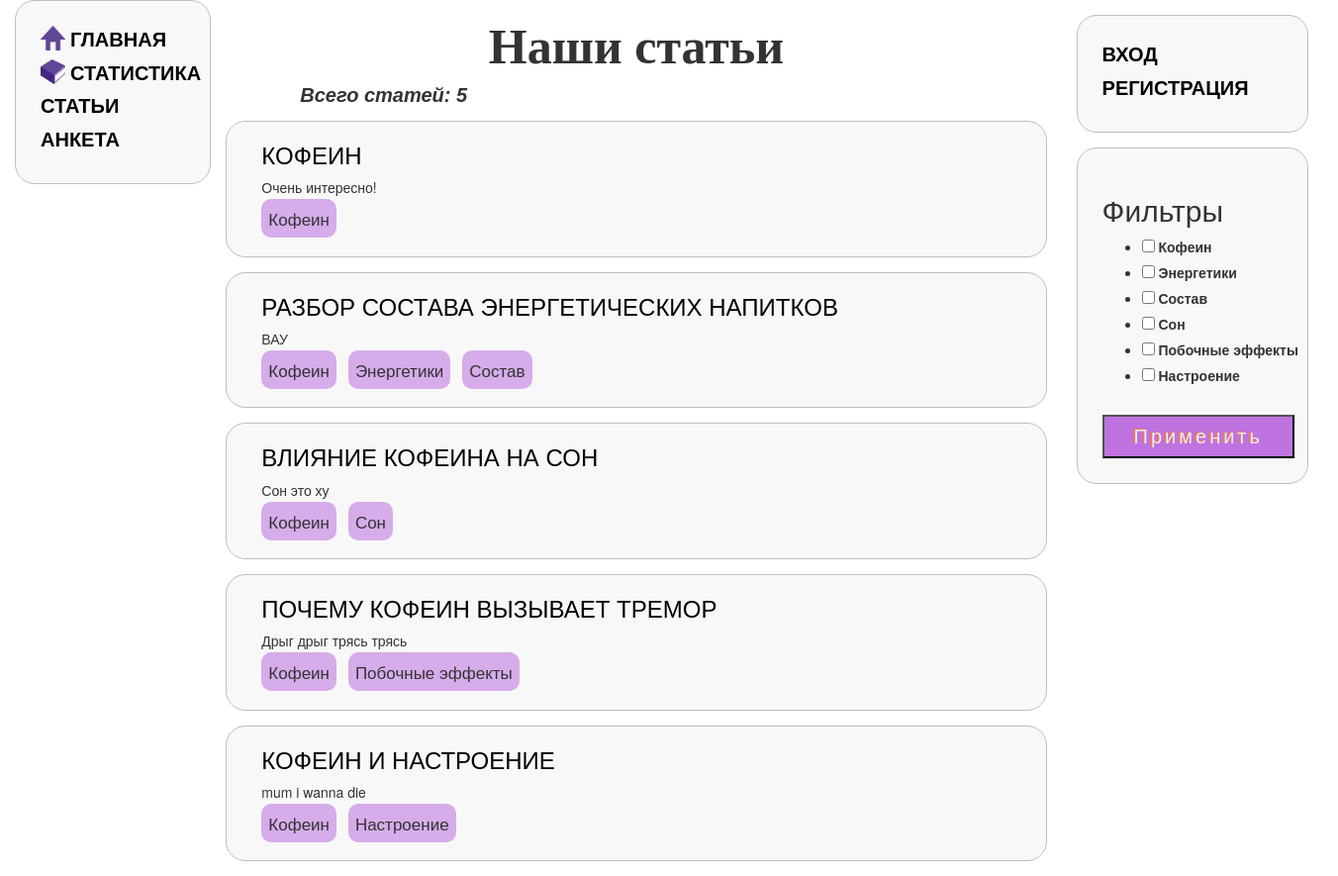
The page /caffeine/articles/ on the database its author committed.
### catalog/models.py (models this page shows, shortened)
class Article(models.Model):
    article_id = models.AutoField(primary_key=True)
    title = models.TextField()
    summary = models.TextField(null=True)
    tags = models.TextField(null=True)
    template = models.TextField(default='base_article')
    class Meta:
        pass
    def create_dict(self):
        return {'title': self.title, 'tags': [i.capitalize().replace('_', ' ') for i in self.tags.split()],
                'summary': self.summary, 'id': self.article_id}

### catalog/views.py (the view)
# urls.py: urlpatterns += [path('articles/', views.articles_view, name="articles")]
def articles_view(request):
    num = Article.objects.all().count()
    articles_list = [i.create_dict() for i in Article.objects.all()]
    form = Articles_filter()
    filters = None
    if request.method == 'POST':
        req = dict(request.POST)
        if 'filter_field' in req.keys():
            filters = req['filter_field']
            articles_list = [i for i in articles_list if set(i['tags']).intersection(set(filters))]
            num = len(articles_list)
    return render(request, 'articles.html', {'num': num, 'articles_list': articles_list,
                                             'form': form, 'filters': filters})

### catalog/forms.py
class Articles_filter(forms.Form):
    tag_list = []
    articles = Article.objects.all()
    for i in articles:
        for j in i.create_dict()['tags']:
            if j not in tag_list:
                tag_list.append(j)
    filter_list = [(i, i) for i in tag_list]
    filter_field = forms.MultipleChoiceField(widget=forms.CheckboxSelectMultiple, choices=filter_list)

### templates/articles.html (shortened to what this page needs)
{% extends "base_generic.html" %}
{% block content %}
<h1 class="h1_class">Наши статьи</h1>
<h3 class="h3_class">{% if not filters %}Всего статей{% else %} Количество статей содержащих {% for tag in filters %}<span class="tag">{{tag}}</span>{% endfor %}{% endif %}: {{ num }}</h3>
{% for article in articles_list %}
<div class="questionary">
    <a href={{article.id}}><h3>{{article.title}}</h3></a>
    <p>{{article.summary}}</p>
    {% for tag in article.tags %}
    <span class="tag">{{tag}}</span>
    {% endfor %}
</div>
{% endfor %}
{% endblock %}
{% block right-col %}
<h2>Фильтры</h2>
<form method="post" action="{% url 'articles' %}">
    <table>
        {% for question in form %}
            <tr>
              <td>{{ question }}</td>
            </tr>
        {% endfor %}
    </table>
    <div class="button_field">
        <input class="next_button" type="submit" value="Применить" />
    </div>
</form>
{% endblock %}

### templates/base_generic.html (shortened to what this page needs)
<!DOCTYPE html>
<html lang="en">
<head>
  <link rel="stylesheet" href="https://maxcdn.bootstrapcdn.com/bootstrap/3.3.7/css/bootstrap.min.css">
  {% load static %}
  {% load static %}
  <link rel="stylesheet" href="{% static 'css/styles.css' %}">
   <link rel="stylesheet" href="{% static 'css/popupstyles.css' %}">
</head>
<body>
<div class="container">
  <div class="first-col">
    {% block sidebar %}
      <div class="style container-col">
          <div class="link1"><img class="icon" src="{% static 'img/home.png' %}"><a class="letters_sb" href="{% url 'index' %}">Главная</a></div>
          <div class="link1"><img class="icon" src="{% static 'img/book.png' %}"><a class="letters_sb" href="{% url 'statistic' %}">Статистика</a></div>
          <div class="link1"><a class="letters_sb" href="{% url 'articles' %}">Статьи</a></div>
          <div class="link1"><a class="letters_sb" href="{% url 'questionary' %}">Анкета</a></div>
  </div>
    {% endblock %}
</div>
      <div class="second-col">
      {% block content %}{% endblock %}
      </div>
      <div class="third-col">
      <div class="style"> {% if user.is_authenticated %}
          <dd class="letters_sb">Пользователь: {{ user.get_username }}</dd>
          <dd class="letters_sb"><a href="{% url 'logout'%}?next={{request.path}}">Выход</a></dd>
          {% else %}
          <dd class="letters_sb"><a href="{% url 'login'%}?next={{request.path}}">Вход</a></dd>
          <dd class="letters_sb"><a href="{% url 'registration' %}">Регистрация</a></dd>{% endif %}
      </div><div class="style"> {% block right-col %}{% endblock %}</div></div>
  </div>
</body>
</html>

### catalog/static/css/styles.css (style rules this page uses)
.style { border-style: solid; border-radius: 20px; border-color: #bebebe; border-width: 1px; background-color:#f8f8f8; margin: 15px; padding: 25px; }
.letters_sb { font-weight: 700; font-size: 20px; font-family: sans-serif; margin-bottom: 5px; }
a { color: black; text-decoration: none; text-transform: uppercase; cursor: pointer; }
.questionary { border-style: solid; border-radius: 20px; border-color: #bebebe; border-width: 1px; background-color:#f8f8f8; margin: 15px; padding-left: 35px; padding-bottom: 25px; }
.next_button { position: relative; display: inline-block; padding: 10px 30px; margin-right: 10px; text-decoration: none; font-family: sans-serif; font-size: 20px; line-height: 1; letter-spacing: 3px; color: #E8EFF1; text-shadow: -2px -1px #F17555; background: #be73e0; transition: .3s; }
.button_field { margin-left: 0px; margin-top: 15px; }
.tag { background-color: #bd73e091; border-radius: 10px; margin-right: 8px; padding: 7px; font-size: 17px; }
.h1_class { font-size: 50px; font-weight: 800; font-family: Verdana; text-align: center; }
.h3_class { font-style: italic; font-weight: 700; font-size: 20px; font-family: sans-serif; margin-top: 10px; margin-left: 90px; margin-right: 90px; }
table { width: 350px; }
.container { display: flex; flex-direction: row; margin: 0px; width: 100%; }
.first-col { width: 15%; }
.second-col { width: 65%; }
.third-col { width: 20%; }
.link1 { display: flex; flex-direction: row; }
.container-col { display: flex; flex-direction: column; margin: 0px; }
.icon { margin-right: 5px; width: 25px; height: 25px; }

### rows shown on the page
Article: title "КОФЕИН", summary "Очень интересно!"
Article: title "РАЗБОР СОСТАВА ЭНЕРГЕТИЧЕСКИХ НАПИТКОВ", summary "ВАУ"
Article: title "ВЛИЯНИЕ КОФЕИНА НА СОН", summary "Сон это ху"
Article: title "ПОЧЕМУ КОФЕИН ВЫЗЫВАЕТ ТРЕМОР", summary "Дрыг дрыг трясь трясь"
Article: title "КОФЕИН И НАСТРОЕНИЕ", summary "mum i wanna die"

### other values the page prints
{{ num }} "5"
{{ tag }} "Кофеин" "Кофеин" "Энергетики" "Состав" "Кофеин" "Сон" "Кофеин" "Побочные эффекты" "Кофеин" "Настроение"
